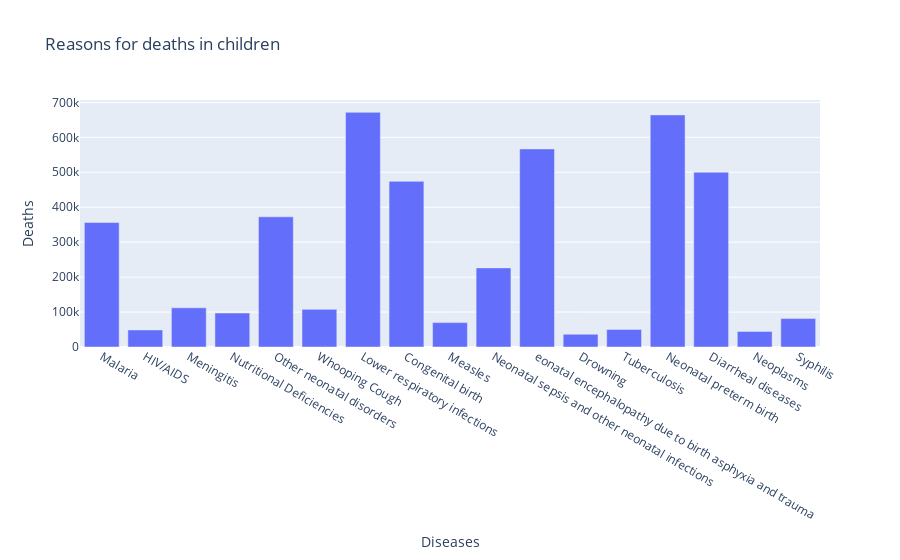

Notebook code cell kept with this figure:
### Code cell
fig = px.bar(data1_2019, x=data1_2019.keys(), y=Sum, title="Reasons for deaths in children")
fig.update_layout(
    xaxis_title="Diseases",
    yaxis_title="Deaths"
)

fig.show()

### Figure 1 — Plotly figure (JSON) as saved in the notebook; plotly's stock layout.template omitted (floating-point values rounded to 4 significant figures)
{"data": [{"alignmentgroup": "True", "hovertemplate": "index=%{x}<br>y=%{y}<extra></extra>", "legendgroup": "", "marker": {"color": "#636efa", "pattern": {"shape": ""}}, "name": "", "offsetgroup": "", "orientation": "v", "showlegend": false, "textposition": "auto", "type": "bar", "x": ["Malaria", "HIV/AIDS", "Meningitis", "Nutritional Deficiencies", "Other neonatal disorders", "Whooping Cough", "Lower respiratory infections", "Congenital birth", "Measles", "Neonatal sepsis and other neonatal infections", "eonatal encephalopathy due to birth asphyxia and trauma", "Drowning", "Tuberculosis", "Neonatal preterm birth", "Diarrheal diseases", "Neoplasms", "Syphilis"], "xaxis": "x", "y": [356284, 48883, 112164, 97237, 372574, 107737, 671497, 474093, 69798, 226410, 566916, 36480, 50135, 664206, 500368, 44515, 81352], "yaxis": "y"}], "layout": {"barmode": "relative", "legend": {"tracegroupgap": 0}, "title": {"text": "Reasons for deaths in children"}, "xaxis": {"anchor": "y", "domain": [0, 1], "title": {"text": "Diseases"}}, "yaxis": {"anchor": "x", "domain": [0, 1], "title": {"text": "Deaths"}}}}
